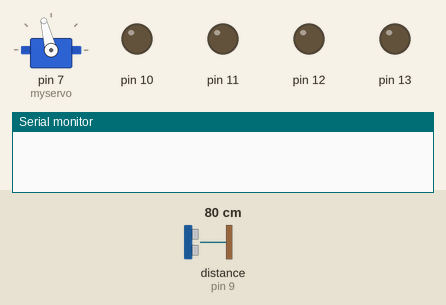
Simulated run of this sketch. Board: Arduino Uno, built with avr-gcc and run on an emulated ATmega328P. Shown: servo, output pins drawn as LEDs (lit = HIGH), the last lines printed to the serial monitor. Wiring (inferred from the names in the program): ultrasonic range finder: trigger pin 8; echo pin 9. Inputs (shaded band) come from the test bench; at power-on: distance to the obstacle (sensor on pin 9) 80 cm. The echo pulse lasts 58.3 µs per cm; pins used as bus, display or sensor lines are not drawn.

Above: at 1.7 s.
1.8 s: distance to the obstacle (sensor on pin 9) set to 68 cm
At 4.8 s:
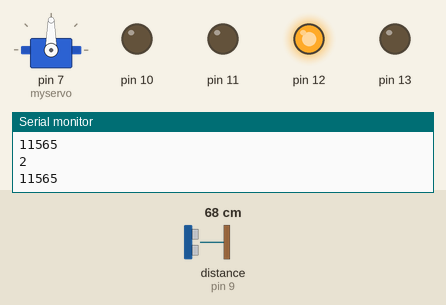
5.3 s: distance to the obstacle (sensor on pin 9) set to 60 cm
At 5.95 s:
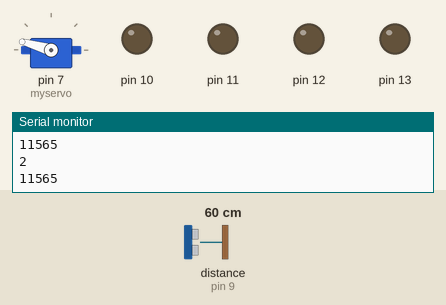
8.8 s: distance to the obstacle (sensor on pin 9) set to 120 cm
At 10.83 s:
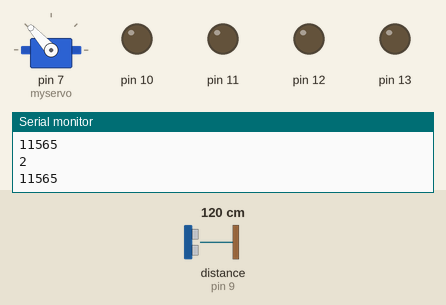
12.7 s: distance to the obstacle (sensor on pin 9) set to 87 cm
At 15.0 s:
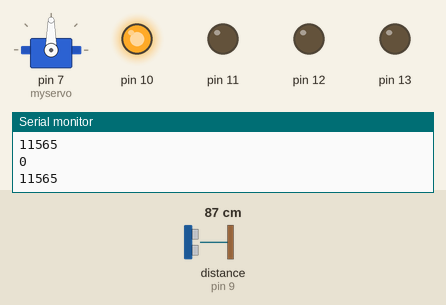
16.2 s: distance to the obstacle (sensor on pin 9) set to 250 cm
20.4 s: distance to the obstacle (sensor on pin 9) set to 2 cm
Timing chart, 0 to 24.9 s (numbered marks = the images above; inputs shaded):
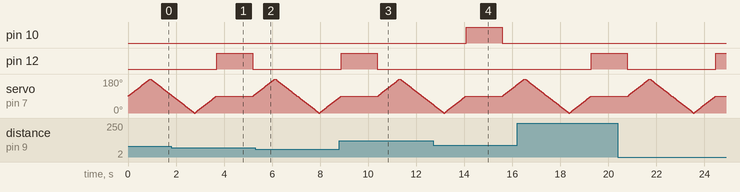

The sketch:

projeto_CLII.ino
```cpp
#include <math.h>
#include <Servo.h>
//Pesos da rede neural
float camada_entrada1[3][3] = {{0.5994415 , -0.5862342 , -0.33743876}, {-0.37520385, -0.24663334,  0.42943838}, {-0.5815196 ,  0.9285167 , -0.19369899}};
float matrix1[1][3];
float camada_entrada2[1][3] = {{0.05185409, 0.74422216, 0.55846107}};
float matrix2[1][3];
float camada_oculta1[3][4] = {{0.32014424,  0.00230874,  0.7614521 , -0.51178944}, {-0.9733894 ,  0.03552462,  0.08648542, -0.99902064}, {-0.6601802 ,  0.13706253, -0.05031076,  0.84222966}};
float matrix3[1][4];
float camada_oculta2[1][4] = {-2.608262 ,  1.2402312,  2.3638933,  1.3725291};
float matrix4[1][4];
float camada_saida1[4][4] = {{-0.571775  ,  1.4523959 , -4.6908927 ,  0.12480743}, {0.36534378, -5.380796  ,  0.51688284,  0.52336127}, {-3.2923992 ,  1.5994979 ,  0.04918078, -0.17859001}, {3.316598  ,  0.05604243, -5.322128  , -0.5367407}};
float matrix5[1][4];
float camada_saida2[1][4] = {0.9296987, -2.2398202, -1.0377976, -1.3314041};
float matrix6[1][4];
//Distância no momento
float distance;
//variaveis
float lenght_of_time;
int pos;
int i,j,k1,k2;
float temp;
int linA,colA,linB,colB;
int maior;
//matriz das distâncias no momento
float matrix_of_distances[1][3];
//controle do servo
Servo myservo;
//setando portas
#define TRIG 8
#define ECHO 9

//função sigmoide de ativação do neurônio
float sigmoid(float x)
{
  return 1/(1 + exp(-x));
}
//função de procura de obstáculos (distância para os obstáculos)
float search() {
  digitalWrite(TRIG, LOW);
  delay(2);
  digitalWrite(TRIG, HIGH);
  delayMicroseconds(10);
  digitalWrite(TRIG, LOW);

  lenght_of_time = pulseIn(ECHO, HIGH);

  distance = lenght_of_time / 58;

  return distance;
}
//distância da esquerda
float look_left()
{
  for (pos = 90; pos <= 180; pos += 1) {
    myservo.write(pos);
    delay(10);
  }
  distance = search();
  for (pos = 180; pos >= 90; pos -= 1) {
    myservo.write(pos);
    delay(10);
  }
  return distance;
}
//distância da direita
float look_right()
{
  for (pos = 90; pos >= 0; pos -= 1) {
    myservo.write(pos);
    delay(10);
  }
  distance = search();
  for (pos = 0; pos <= 90; pos += 1) {
    myservo.write(pos);
    delay(10);
  }
  return distance;
}

void setup()
{
  Serial.begin(9600);
  myservo.attach(7);
  pinMode(TRIG, OUTPUT);
  pinMode(ECHO, INPUT);
  pinMode(10, OUTPUT);
  pinMode(11, OUTPUT);
  pinMode(12, OUTPUT);
  pinMode(13, OUTPUT);
}

void loop()
{
  //completando a matriz de distâncias
  distance = search();
  matrix_of_distances[0][1] = distance;
  matrix_of_distances[0][0] = look_left();
  matrix_of_distances[0][2] = look_right();

  //calculos e classificação
  linA = 1;
  colA = 3;
  linB = 3;
  colB = 3;
  for(k1=0;k1<linA;k1++)
  {
      for(k2=0;k2<colB;k2++)
      {
          temp=0.0;
          for(i=0;i<colA;i++)
          {
              temp=temp+matrix_of_distances[k1][i]*camada_entrada1[i][k2];
          }
          matrix1[k1][k2]= sigmoid(temp);
      }
  }/*
  linA = 1;
  colA = 3;
  linB = 1;
  colB = 3;
  for(k1=0;k1<linA;k1++)
  {
      for(k2=0;k2<colB;k2++)
      {
          temp=0.0;
          for(i=0;i<colA;i++)
          {
              temp=temp+matrix1[k1][i]*camada_entrada2[i][k2];
          }
          matrix2[k1][k2]=temp;
      }
  }*/
  linA = 1;
  colA = 3;
  linB = 3;
  colB = 4;
  for(k1=0;k1<linA;k1++)
  {
      for(k2=0;k2<colB;k2++)
      {
          temp=0.0;
          for(i=0;i<colA;i++)
          {
              temp=temp+matrix1[k1][i]*camada_oculta1[i][k2];
          }
          matrix3[k1][k2]= temp;
      }
  }/*
  linA = 1;
  colA = 4;
  linB = 4;
  colB = 4;
  for(k1=0;k1<linA;k1++)
  {
      for(k2=0;k2<colB;k2++)
      {
          temp=0.0;
          for(i=0;i<colA;i++)
          {
              temp=temp+matrix3[k1][i]*camada_oculta2[i][k2];
          }
          matrix4[k1][k2]= sigmoid(temp);
      }
  }*/
  linA = 1;
  colA = 4;
  linB = 4;
  colB = 4;
  for(k1=0;k1<linA;k1++)
  {
      for(k2=0;k2<colB;k2++)
      {
          temp=0.0;
          for(i=0;i<colA;i++)
          {
              temp=temp+matrix3[k1][i]*camada_saida1[i][k2];
          }
          matrix5[k1][k2]= sigmoid(temp);
      }
  }/*
  linA = 1;
  colA = 4;
  linB = 1;
  colB = 4;
  for(k1=0;k1<linA;k1++)
  {
      for(k2=0;k2<colB;k2++)
      {
          temp=0.0;
          for(i=0;i<colA;i++)
          {
              temp=temp+matrix5[k1][i]*camada_saida2[i][k2];
          }
          matrix6[k1][k2]= sigmoid(temp);
      }
  }*/
  //transmissão dos resultados da classificação
  Serial.println('--');
  Serial.println(matrix5[0][0]);
  Serial.println(matrix5[0][1]);
  Serial.println(matrix5[0][2]);
  Serial.println(matrix5[0][3]);
  Serial.println('--');
  for(int i=0; i < 4; i++)
  {
    if(i==0)
    {
      maior = i;
    }
    if(matrix5[0][i] > matrix5[0][maior])
    {
      maior = i;
    }
  }
  Serial.println(maior);
  Serial.println('--');
  digitalWrite(maior+10, HIGH);
  delay(1500);
  digitalWrite(maior+10, LOW);
}
```

Measured:
- the behaviour switches between 66 and 65 cm on distance to the obstacle (sensor on pin 9) (found by bisection; images 1 and 2)
- after the input at 12.7 s, pin 10: LOW → HIGH after 1.4 s, → LOW 1.5 s later; pin 12: stays LOW (without the input it goes to HIGH after 1.4 s)
